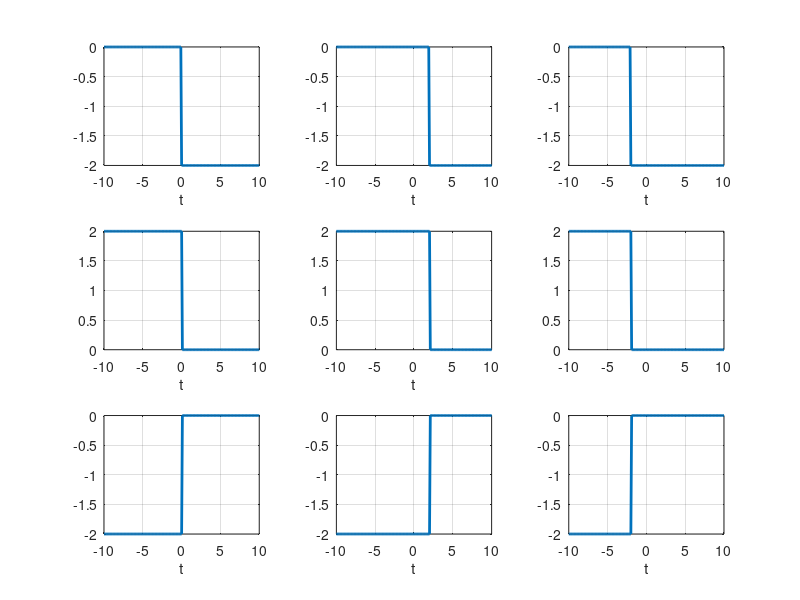
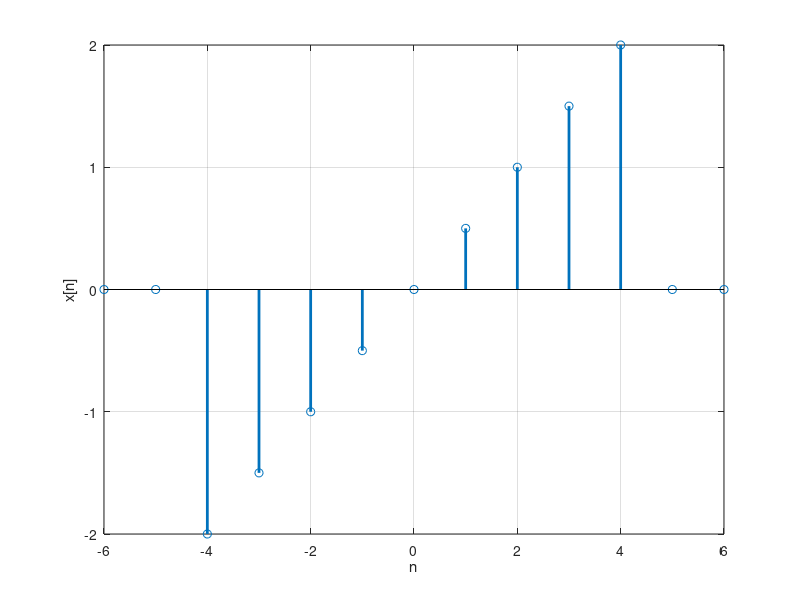
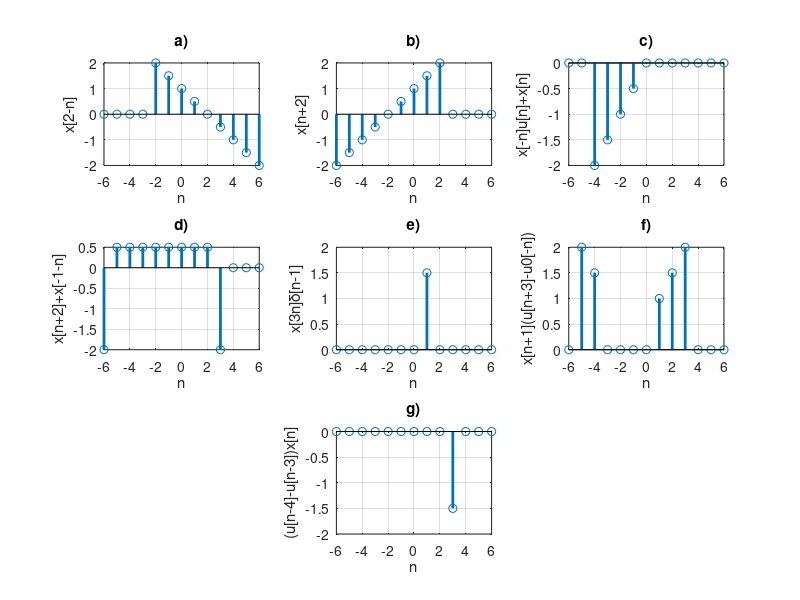

The MATLAB script that drew these images, in order:
clc
clear all
close all

%% Exercitiul 1
% 1
figure(1)
u0 = @(t)(t>=0);
A = 2; t = -10:0.1:10;
i = -A * u0(t);
subplot(3,3,1);
plot(t,i,'LineWidth',2); grid; xlabel('t');

% 2
u0 = @(t)(t>=0);
A = 2; t = -10:0.1:10; T = 2;
i = -A * u0(t-T);
subplot(3,3,2);
plot(t,i,'LineWidth',2); grid; xlabel('t');

% 3
u0 = @(t)(t>=0);
A = 2; t = -10:0.1:10; T = 2;
i = -A * u0(t+T);
subplot(3,3,3);
plot(t,i,'LineWidth',2); grid; xlabel('t');

% 4
u0 = @(t)(t>=0);
A = 2; t = -10:0.1:10;
i = A * u0(-t);
subplot(3,3,4);
plot(t,i,'LineWidth',2); grid; xlabel('t');

% 5
u0 = @(t)(t>=0);
A = 2; t = -10:0.1:10; T = 2; xlabel('t');
i = A * u0(-t+T);
subplot(3,3,5);
plot(t,i,'LineWidth',2); grid; xlabel('t');

% 6
u0 = @(t)(t>=0);
A = 2; t = -10:0.1:10; T = 2;
i = A * u0(-t-T);
subplot(3,3,6);
plot(t,i,'LineWidth',2); grid;

% 7
u0 = @(t)(t>=0);
A = 2; t = -10:0.1:10;
i = -A * u0(-t);
subplot(3,3,7);
plot(t,i,'LineWidth',2); grid; xlabel('t');

% 8
u0 = @(t)(t>=0);
A = 2; t = -10:0.1:10; T = 2;
i = -A * u0(-t+T);
subplot(3,3,8);
plot(t,i,'LineWidth',2); grid; xlabel('t');

% 9
u0 = @(t)(t>=0);
A = 2; t = -10:0.1:10; T = 2;
i = -A * u0(-t-T);
subplot(3,3,9);
plot(t,i,'LineWidth',2); grid; xlabel('t');

%% Exercitiul 3
% semnalul
u0 = @(n)(n>=0);
n = -6:1:6;
x = @(n)(n/2 .* (u0(n+4) - u0(n-5)));
figure(3);
stem(n,x(n),'LineWidth',2); grid;
xlabel('n');ylabel('x[n]');

% a
figure(4);

subplot(3,3,1);
stem(n,x(2-n),'LineWidth',2); grid;
xlabel('n');ylabel('x[2-n]'); title('a)');

% b
subplot(3,3,2);
stem(n,x(n+2),'LineWidth',2); grid;
xlabel('n');ylabel('x[n+2]'); title('b)');

% c
subplot(3,3,3);
stem(n,u0(n) .* x(-n) + x(n),'LineWidth',2); grid;
xlabel('n');ylabel('x[-n]u[n]+x[n]'); title('c)');

% d
subplot(3,3,4);
stem(n,x(n+2) + x(-1-n),'LineWidth',2); grid;
xlabel('n');ylabel('x[n+2]+x[-1-n]'); title('d)');

% e
d = @(n)(n==0);

subplot(3,3,5);
stem(n,x(3*n).*d(n-1),'LineWidth',2); grid;
xlabel('n');ylabel('x[3n]\delta[n-1]'); title('e)');

% f
subplot(3,3,6);
stem(n,x(n+1).*(u0(n+3)-u0(-n)),'LineWidth',2); grid;
xlabel('n');ylabel('x[n+1](u[n+3]-u0[-n])'); title('f)');

% g
subplot(3,3,8);
stem(n,(u0(n-4)-u0(n-3)).*x(n),'LineWidth',2); grid;
xlabel('n');ylabel('(u[n-4]-u[n-3])x[n]'); title('g)');

